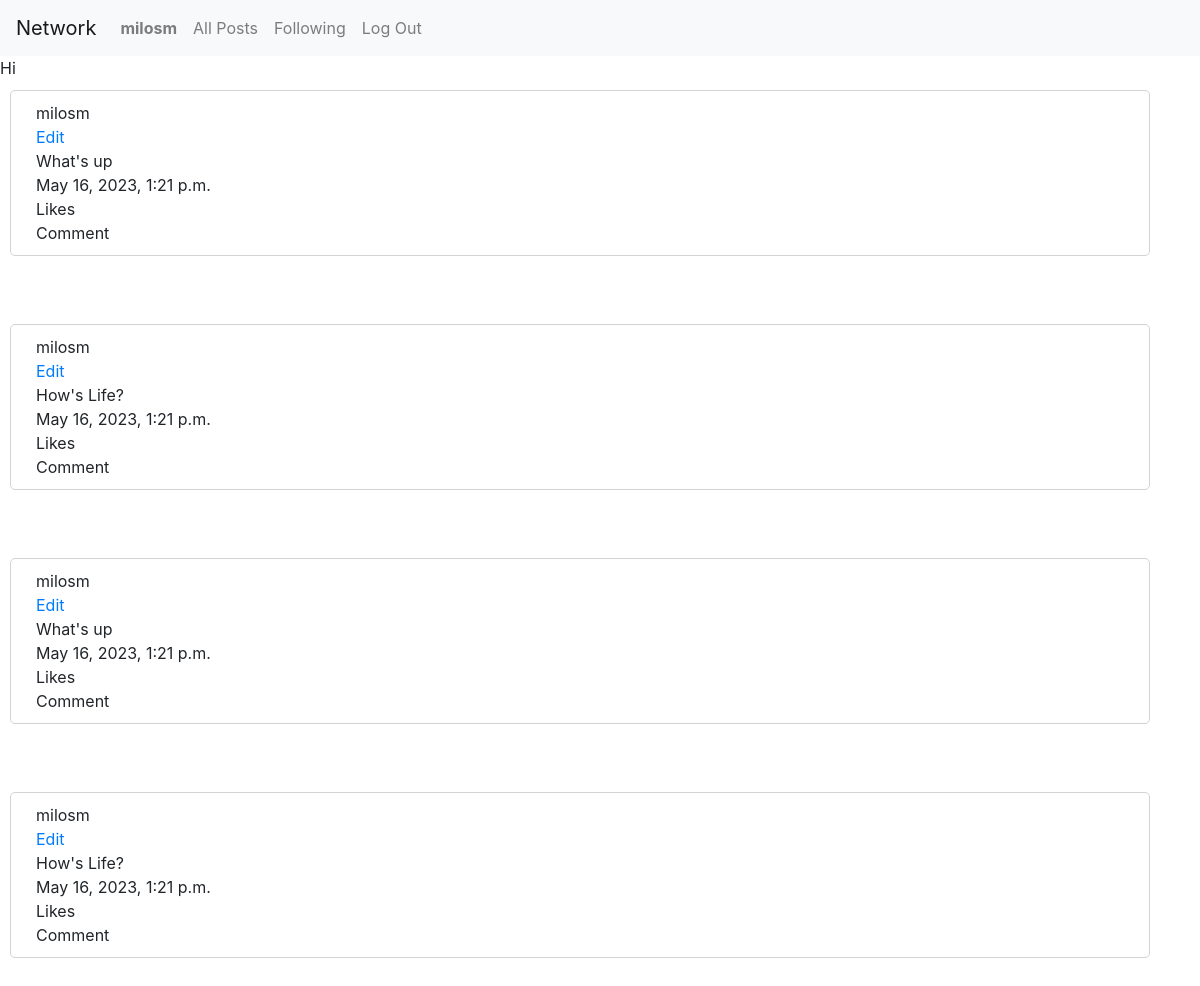
/following (signed in), run on the app's committed database.
### network/models.py (models this page shows)
class User(AbstractUser):
    pass

class Post(models.Model):
    creator = models.ForeignKey(User, on_delete=models.CASCADE)
    content = models.CharField(max_length=512)
    datetime = models.DateTimeField(default=datetime.now())

### network/views.py (the view)
# urls.py: path("following", views.following, name="following"),
def following(request):
    posts=[]
    following = Follower.objects.filter(user=request.user)
    for f in following:
        posts+= Post.objects.filter(creator=f.user)
    return render(request, "network/following.html",{"posts":posts})

### network/templates/network/following.html
{% extends "network/layout.html" %}
{% block body %}
Hi
{% include "network/postLayout.html" %}
{% endblock %}

### network/templates/network/layout.html (shortened to what this page needs)
{% load static %}
<!DOCTYPE html>
<html lang="en">
    <head>
        <link rel="stylesheet" href="https://stackpath.bootstrapcdn.com/bootstrap/4.4.1/css/bootstrap.min.css">
        <link href="{% static 'network/styles.css' %}" rel="stylesheet">
    </head>
    <body>
        <nav class="navbar navbar-expand-lg navbar-light bg-light">
            <a class="navbar-brand" href="#">Network</a>
            <div>
              <ul class="navbar-nav mr-auto">
                {% if user.is_authenticated %}
                    <li class="nav-item">
                        <a class="nav-link" href="{% url 'profile' %}"><strong>{{ user.username }}</strong></a>
                    </li>
                {% endif %}
                <li class="nav-item">
                  <a class="nav-link" href="{% url 'index' %}">All Posts</a>
                </li>
                {% if user.is_authenticated %}
                    <li class="nav-item">
                        <a class="nav-link" href="{% url 'following' %}">Following</a>
                    </li>
                    <li class="nav-item">
                        <a class="nav-link" href="{% url 'logout' %}">Log Out</a>
                    </li>
                {% endif %}
              </ul>
            </div>
          </nav>
        <div class="body">
            {% block body %}
            {% endblock %}
        </div>
    </body>
</html>

### network/templates/network/postLayout.html
{% for post in posts %}
    <div class="container" id="post">
        <div class="row" >
            {{post.creator.username}}
        </div>
        <div class="row" >
            <a href="">Edit</a>
        </div>
        <div class="row" >
            {{post.content}}
        </div>
        <div class="row" >
            {{post.datetime}}
        </div>
        <div class="row" >
            Likes
        </div>
        <div class="row" >
            Comment
        </div>
    </div>
    <br>
    <br>
{% endfor %}

### network/static/network/styles.css (style rules this page uses)
#post { border-style: solid !important; border-color: #d3d3d3 !important; background-color: white !important; border-width: thin !important; border-radius:5px !important; padding:10px; margin:10px; padding-left: 40px; }

### data on the page
User: username "milosm"
Post: creator.username "milosm", content "What's up", datetime "May 16, 2023, 1:21 p.m."
Post: creator.username "milosm", content "How's Life?", datetime "May 16, 2023, 1:21 p.m."
